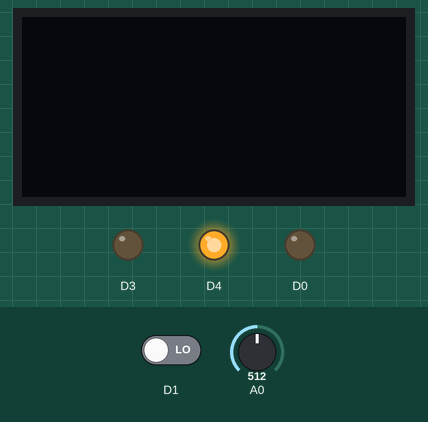
Recording of a sketch running on a simulated ESP8266 (NodeMCU). Shown: 128×60 one-colour display, output pins drawn as LEDs (lit = HIGH). The inputs (shaded band) are chosen by the test bench; at power-on: A0 = 512, D1 LOW. WiFi joins after 1.5 s; servers stay silent unless stated; the display library's start-up logo is not drawn; what the sketch prints to the serial monitor is not drawn.

Above: at 4.7 s.
4.8 s: A0 set to 312
16.0 s: A0 set to 284
At 25.9 s:
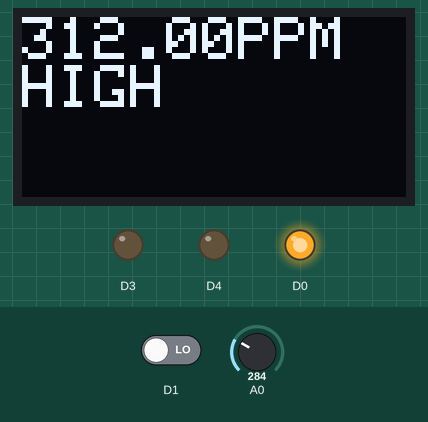
26.7 s: A0 set to 111
37.5 s: A0 set to 93
At 49.7 s:
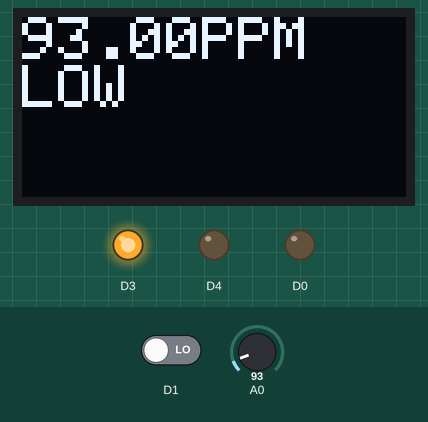
50.0 s: A0 set to 810
At 52.4 s:
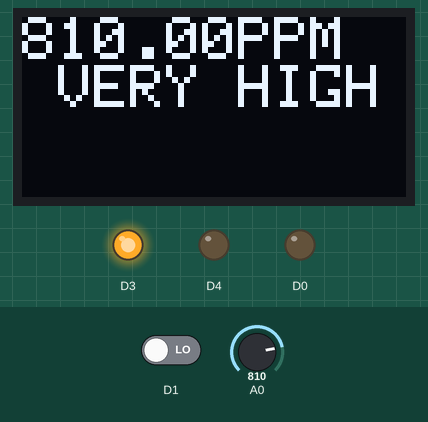
Timing chart, 0 to 53.9 s (numbered marks = the images above; inputs shaded):
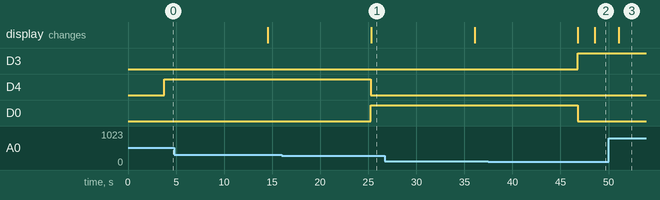

The sketch:

MQ135__OLED__FINAL.ino
```cpp
#include <ESP8266WiFi.h>
#include <MQ135.h>
#include <WiFiManager.h>
#include <Wire.h>
#include <Adafruit_GFX.h>
#include <Adafruit_SSD1306.h>
#define OLED_RESET 8


String apiKey = "THPG7GD37ZPEZTNH"; // Enter your Write API key from ThingSpeak

const char *ssid = "AndroidAP33F5"; // replace with your wifi ssid and wpa2 key

const char *pass = "princess";

const char* server = "api.thingspeak.com";

WiFiClient client;
#define SCREEN_WIDTH 128
#define SCREEN_HEIGHT 60


Adafruit_SSD1306 display(SCREEN_WIDTH, SCREEN_HEIGHT, &Wire, -1);


void setup()

{


Serial.begin(115200);

if(!display.begin(SSD1306_SWITCHCAPVCC, 0x3C))
{
    Serial.println(F("SSD1306 allocation failed"));
    for(;;);
}

delay(2000);
display.display();
display.clearDisplay();


Serial.println("Connecting to ");

Serial.println(ssid);

WiFi.begin(ssid, pass);

while (WiFi.status() != WL_CONNECTED)

{

delay(500);

Serial.print(".");

}

Serial.println("");

Serial.println("WiFi connected");

pinMode(D6,INPUT);
pinMode(A0,INPUT);
int LED1 = D3;
int LED2 = D0;
int LED3 = D4;
pinMode(D3,OUTPUT);
pinMode(D0,OUTPUT);
pinMode(D4,OUTPUT);

}

void loop()

{

 float SensorValue = digitalRead(D1);
float gasSensor = analogRead(A0);

if (isnan(gasSensor))

{

Serial.println("Failed to read from MQ-5 sensor!");

return;

}


if (client.connect(server, 80)) // "184.106.153.149" or api.thingspeak.com

{

String postStr = apiKey;

postStr += "&field1=";

postStr += String(gasSensor);

postStr += "r\n";

client.print("POST /update HTTP/1.1\n");

client.print("Host: api.thingspeak.com\n");

client.print("Connection: close\n");

client.print("X-THINGSPEAKAPIKEY: " + apiKey + "\n");

client.print("Content-Type: application/x-www-form-urlencoded\n");

client.print("Content-Length: ");

client.print(postStr.length());

client.print("\n\n");

client.print(postStr);
Serial.println(gasSensor);
if (gasSensor >= 0 && gasSensor <= 100)
{
 digitalWrite(D3,HIGH);
 digitalWrite(D0,LOW);
 digitalWrite(D4,LOW);

  display.display();
 delay(1000);
}
else
if (gasSensor >= 101 && gasSensor <= 300)
{
 digitalWrite(D3,LOW);
 digitalWrite(D0,HIGH);
 digitalWrite(D4,LOW);

  display.display();
 delay(10000);
}
else

if (gasSensor >= 301 && gasSensor <= 800)
{
digitalWrite(D3,LOW);
 digitalWrite(D0,LOW);
 digitalWrite(D4,HIGH);

  display.display();
 delay(10000);
}
else
{


  display.display();
 }
 display.display();
display.clearDisplay();

display.setTextSize(2);
display.setTextColor(WHITE);
//display.startscrollright(0x00, 0x00);


display.setCursor(0, 0);

delay(10);
 Serial.println(gasSensor);

   display.print(gasSensor);
   display.println("PPM");
   if (gasSensor >= 0 && gasSensor <= 100)
   {
     Serial.println("LOW");

   display.println("LOW");

   }
   else if (gasSensor >= 101 && gasSensor <= 300)
   {
    Serial.println("MEDIUM");

   display.println("MEDIUM");
   }

 else
if (gasSensor >= 301 && gasSensor <= 800)
{
   Serial.println("HIGH");

   display.println("HIGH");

}

else
{
   Serial.println(" VERY HIGH");

   display.println(" VERY HIGH");
}


Serial.println("Data Send to Thingspeak");


}


client.stop();

Serial.println("Waiting...");


// thingspeak needs minimum 15 sec delay between updates.

delay(500);

}
```

Measured:
- the behaviour switches between 301 and 300 on A0 (found by bisection; images 0 and 1)
- the behaviour switches between 101 and 100 on A0 (found by bisection; images 1 and 2)
- after the input at 16.0 s, D4: HIGH → LOW after 9.3 s; D0: LOW → HIGH after 9.3 s
- after the input at 37.5 s, D3: LOW → HIGH after 9.3 s; D0: HIGH → LOW after 9.3 s; the display: first differs from a run without the input after 11.1 s (image 2)
- after the input at 50.0 s, the display: changes after 1.1 s (image 3)
